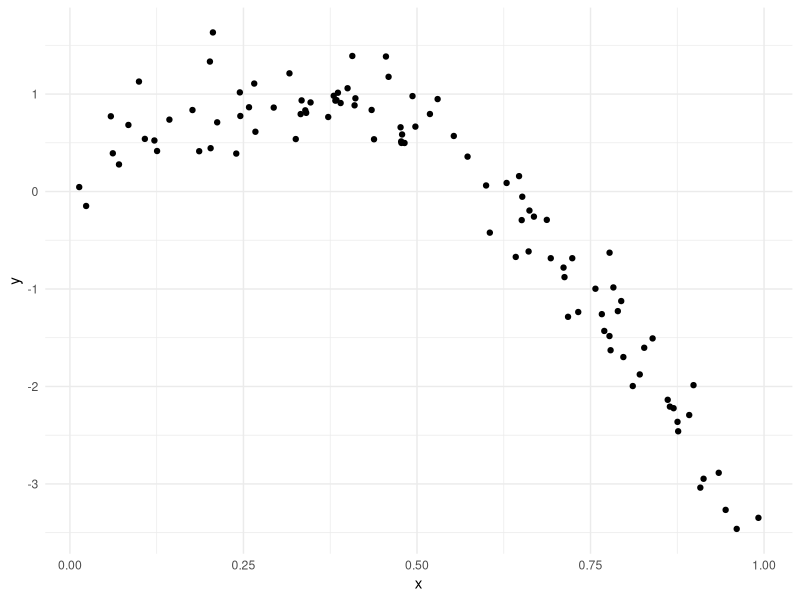
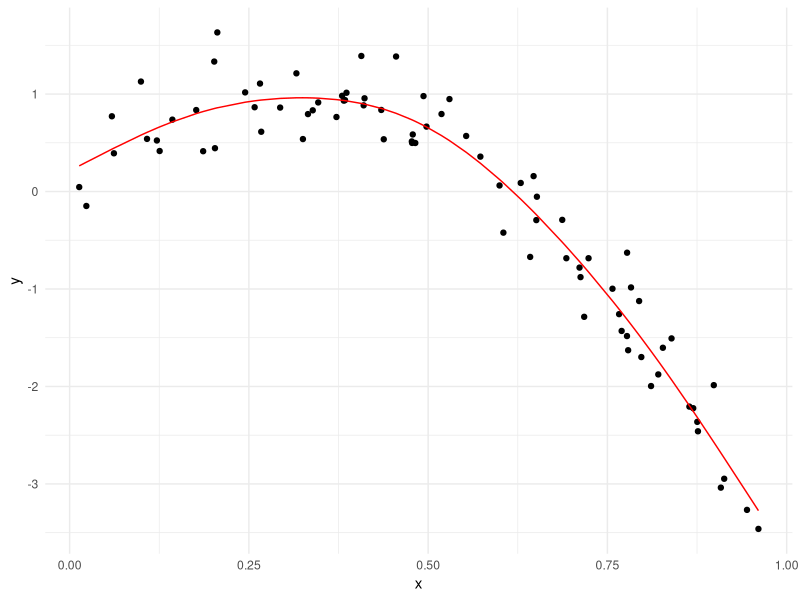
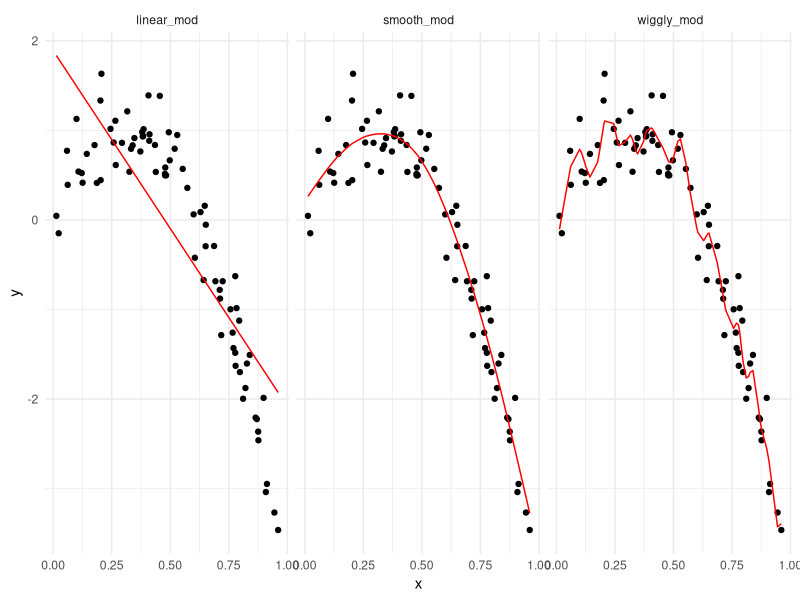

Recreate these plots in R, in order.
## ---- chunk 1
library(tidyverse)
library(modelr)
library(mgcv)

knitr::opts_chunk$set(
  fig.width = 6,
  fig.asp = .6,
  out.width = "90%"
)

theme_set(theme_minimal() + theme(legend.position = "bottom"))

options(
  ggplot2.continuous.color = "viridis",
  ggplot2.continuous.fill = "viridis"
)

scale_colour_discrete = scale_color_viridis_d
scale_fill_discrete = scale_fill_viridis_d

set.seed(1)
## ---- chunk 2
nonlin_df = 
  tibble(
    id = 1:100,
    x = runif(100, 0, 1),
    y = 1 - 10 * (x - .3) ^ 2 + rnorm(100, 0, .3)
  )
## ---- chunk 3
nonlin_df %>% 
  ggplot(aes(x = x, y = y)) + 
  geom_point()
## ---- chunk 4
train_df = sample_n(nonlin_df, size = 80)
test_df = anti_join(nonlin_df, train_df, by = "id")
## ---- chunk 5
linear_mod = lm(y ~ x, data = train_df)
smooth_mod = gam(y ~ s(x), data = train_df)
wiggly_mod = gam(y ~ s(x, k = 30), sp = 10e-6, data = train_df)
## ---- chunk 6
train_df %>% 
  add_predictions(smooth_mod) %>% 
  ggplot(aes(x = x, y = y)) + 
  geom_point() +
  geom_line(aes(y = pred), color = "red")
  
## ---- chunk 7
train_df %>% 
  gather_predictions(linear_mod, smooth_mod, wiggly_mod) %>% 
  ggplot(aes(x = x, y = y)) + 
  geom_point() +
  geom_line(aes(y = pred), color = "red") +
  facet_grid(. ~ model)
## ---- chunk 8
rmse(linear_mod, test_df)
rmse(smooth_mod, test_df)
rmse(wiggly_mod, test_df)
